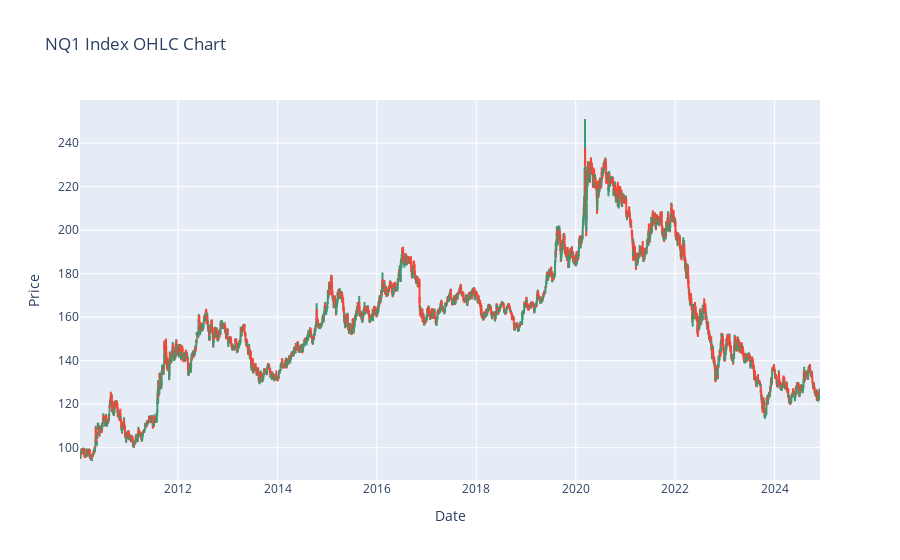

The cell this chart's notebook holds for it:
### Code cell
import plotly.graph_objects as go

# Extract the OHLC data for 'NQ1 Index'
nq_data = nq[['Open', 'High', 'Low', 'Close']]

# Create the OHLC plot
fig = go.Figure(data=[go.Ohlc(
    x=nq_data.index,
    open=nq_data['Open'],
    high=nq_data['High'],
    low=nq_data['Low'],
    close=nq_data['Close'],
    name='NQ1 Index'
)])

# Update layout for better visualization
fig.update_layout(
    title='NQ1 Index OHLC Chart',
    xaxis_title='Date',
    yaxis_title='Price',
    xaxis_rangeslider_visible=False
)

# Show the plot
fig.show()

### Figure 1 — Plotly figure (JSON) as saved in the notebook; plotly's stock layout.template omitted (floating-point values rounded to 4 significant figures; data arrays with more than 128 entries replaced by an {"elided": "..."} marker saying what was removed)
{"data": [{"close": {"elided": "3757 float values"}, "high": {"elided": "3757 float values"}, "low": {"elided": "3757 float values"}, "name": "NQ1 Index", "open": {"elided": "3757 float values"}, "type": "ohlc", "x": {"elided": "3757 str values"}}], "layout": {"title": {"text": "NQ1 Index OHLC Chart"}, "xaxis": {"rangeslider": {"visible": false}, "title": {"text": "Date"}}, "yaxis": {"title": {"text": "Price"}}}}
